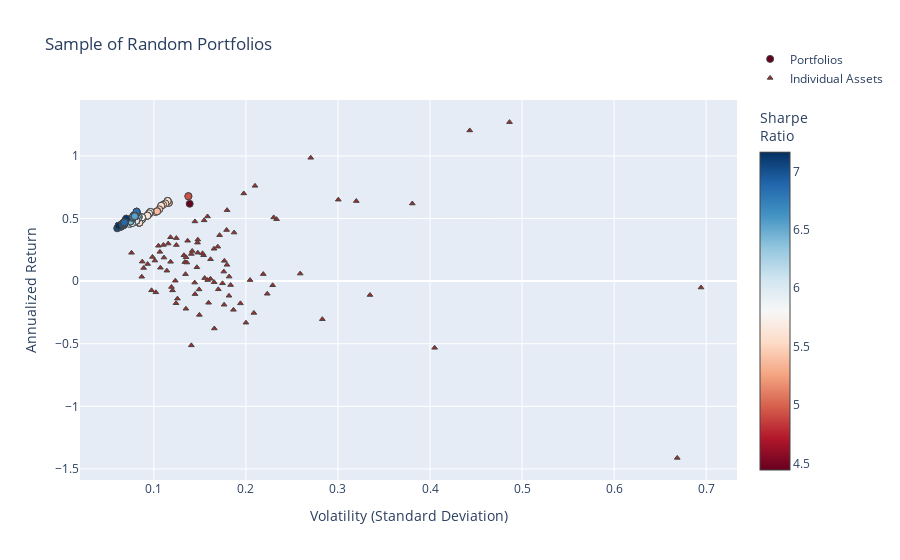

Notebook code cell kept with this figure:
### Code cell
fig = go.Figure()

fig.add_trace(go.Scatter(
    x=[p["variance"]**0.5 for p in total_portfolios],  # Convert variance to volatility
    y=[p["return"] for p in total_portfolios],
    mode='markers',
    marker=dict(
        color=[p["sharpe"] for p in total_portfolios],  # Sharpe Ratio
        showscale=True,
        size=7,
        line=dict(width=1),
        colorscale="RdBu",
        colorbar=dict(title="Sharpe<br>Ratio")
    ),
    hoverinfo='text',
    text=[
        f"Return: {p['return']:.3%}<br>Volatility: {p['variance']**0.5:.3f}<br>" +
        f"Sharpe Ratio: {p['return'] / (p['variance']**0.5):.3f}<br>" +
        "<br>".join([f"{p['tickers'][i]}: Weight={p['weights'][i]:.3f}" for i in range(len(p['tickers']))])
        for p in total_portfolios
    ],
    name="Portfolios"
))

fig.add_trace(go.Scatter(
    x=volatility,
    y=annualized_returns,
    mode='markers',
    hoverinfo='text',
    hovertext=[
        f"{name} <br>Volatility: {vol:.3f} <br>Returns: {ret:.3%} <br>Sharpe Ratio: {sr:.3f}"
        for name, vol, ret, sr in zip(names, volatility, annualized_returns, sharpe_ratios)
    ],
    marker=dict(
        color='brown',
        size=5,
        symbol='triangle-up',  # Sets the marker shape to a triangle
        line=dict(width=1)
    ),
    name="Individual Assets"
))

fig.update_layout(
    title='Sample of Random Portfolios',
    xaxis_title='Volatility (Standard Deviation)',
    yaxis_title='Annualized Return',
    legend=dict(y=5
    )
)


fig.show()

### Figure 1 — Plotly figure (JSON) as saved in the notebook; plotly's stock layout.template omitted (floating-point values rounded to 4 significant figures; data arrays with more than 128 entries replaced by an {"elided": "..."} marker saying what was removed)
{"data": [{"hoverinfo": "text", "marker": {"color": {"elided": "261 float values"}, "colorbar": {"title": {"text": "Sharpe<br>Ratio"}}, "colorscale": [[0, "rgb(103,0,31)"], [0.1, "rgb(178,24,43)"], [0.2, "rgb(214,96,77)"], [0.3, "rgb(244,165,130)"], [0.4, "rgb(253,219,199)"], [0.5, "rgb(247,247,247)"], [0.6, "rgb(209,229,240)"], [0.7, "rgb(146,197,222)"], [0.8, "rgb(67,147,195)"], [0.9, "rgb(33,102,172)"], [1, "rgb(5,48,97)"]], "line": {"width": 1}, "showscale": true, "size": 7}, "mode": "markers", "name": "Portfolios", "text": {"elided": "261 str values"}, "type": "scatter", "x": {"elided": "261 float values"}, "y": {"elided": "261 float values"}}, {"hoverinfo": "text", "hovertext": ["GM_Close <br>Volatility: 0.170 <br>Returns: -6.545% <br>Sharpe Ratio: 3.600", "GE_Close <br>Volatility: 0.166 <br>Returns: -37.831% <br>Sharpe Ratio: 4.149", "NFLX_Close <br>Volatility: 0.320 <br>Returns: 63.935% <br>Sharpe Ratio: 4.517", "PEP_Close <br>Volatility: 0.087 <br>Returns: 15.556% <br>Sharpe Ratio: 4.376", "ZBH_Close <br>Volatility: 0.176 <br>Returns: 7.620% <br>Sharpe Ratio: 4.401", "ETN_Close <br>Volatility: 0.141 <br>Returns: 21.693% <br>Sharpe Ratio: 5.040", "MCD_Close <br>Volatility: 0.145 <br>Returns: 47.674% <br>Sharpe Ratio: 5.040", "MDT_Close <br>Volatility: 0.114 <br>Returns: 8.328% <br>Sharpe Ratio: 5.040", "KO_Close <br>Volatility: 0.076 <br>Returns: 22.618% <br>Sharpe Ratio: 5.523", "IBM_Close <br>Volatility: 0.141 <br>Returns: -51.301% <br>Sharpe Ratio: 5.523", "GOOG_Close <br>Volatility: 0.169 <br>Returns: 27.511% <br>Sharpe Ratio: 5.508", "CMCSA_Close <br>Volatility: 0.154 <br>Returns: 20.680% <br>Sharpe Ratio: 5.508", "UA_Close <br>Volatility: 0.335 <br>Returns: -11.114% <br>Sharpe Ratio: 5.515", "LMT_Close <br>Volatility: 0.107 <br>Returns: 23.364% <br>Sharpe Ratio: 5.508", "META_Close <br>Volatility: 0.158 <br>Returns: 51.648% <br>Sharpe Ratio: 5.514", "CPB_Close <br>Volatility: 0.149 <br>Returns: -26.972% <br>Sharpe Ratio: 5.544", "ABT_Close <br>Volatility: 0.133 <br>Returns: 20.651% <br>Sharpe Ratio: 5.523", "EMR_Close <br>Volatility: 0.165 <br>Returns: -0.844% <br>Sharpe Ratio: 5.508", "NEE_Close <br>Volatility: 0.105 <br>Returns: 28.234% <br>Sharpe Ratio: 5.508", "K_Close <br>Volatility: 0.135 <br>Returns: -22.065% <br>Sharpe Ratio: 5.515", "V_Close <br>Volatility: 0.110 <br>Returns: 28.881% <br>Sharpe Ratio: 5.508", "AMD_Close <br>Volatility: 0.694 <br>Returns: -5.109% <br>Sharpe Ratio: 5.514", "AEP_Close <br>Volatility: 0.101 <br>Returns: 16.390% <br>Sharpe Ratio: 5.544", "TSLA_Close <br>Volatility: 0.381 <br>Returns: 61.965% <br>Sharpe Ratio: 5.814", "SYY_Close <br>Volatility: 0.155 <br>Returns: 2.406% <br>Sharpe Ratio: 5.850", "BMY_Close <br>Volatility: 0.182 <br>Returns: 3.607% <br>Sharpe Ratio: 5.850", "PFE_Close <br>Volatility: 0.098 <br>Returns: -7.335% <br>Sharpe Ratio: 5.814", "NVDA_Close <br>Volatility: 0.443 <br>Returns: 120.347% <br>Sharpe Ratio: 5.814", "COST_Close <br>Volatility: 0.194 <br>Returns: -17.769% <br>Sharpe Ratio: 5.814", "DE_Close <br>Volatility: 0.179 <br>Returns: 40.807% <br>Sharpe Ratio: 5.814", "QCOM_Close <br>Volatility: 0.182 <br>Returns: -11.696% <br>Sharpe Ratio: 5.814", "ACN_Close <br>Volatility: 0.147 <br>Returns: 11.058% <br>Sharpe Ratio: 5.831", "DHR_Close <br>Volatility: 0.126 <br>Returns: -13.996% <br>Sharpe Ratio: 5.814", "SYK_Close <br>Volatility: 0.116 <br>Returns: 29.992% <br>Sharpe Ratio: 5.842", "VZ_Close <br>Volatility: 0.175 <br>Returns: -1.752% <br>Sharpe Ratio: 5.814", "INTC_Close <br>Volatility: 0.144 <br>Returns: -1.191% <br>Sharpe Ratio: 5.814", "AMZN_Close <br>Volatility: 0.171 <br>Returns: 36.711% <br>Sharpe Ratio: 5.814", "DIS_Close <br>Volatility: 0.123 <br>Returns: 0.346% <br>Sharpe Ratio: 5.814", "NKE_Close <br>Volatility: 0.259 <br>Returns: 6.009% <br>Sharpe Ratio: 5.814", "SRE_Close <br>Volatility: 0.107 <br>Returns: 10.690% <br>Sharpe Ratio: 5.814", "HON_Close <br>Volatility: 0.099 <br>Returns: 19.309% <br>Sharpe Ratio: 5.814", "REGN_Close <br>Volatility: 0.300 <br>Returns: 65.057% <br>Sharpe Ratio: 5.814", "SO_Close <br>Volatility: 0.102 <br>Returns: -8.956% <br>Sharpe Ratio: 5.977", "PG_Close <br>Volatility: 0.087 <br>Returns: 3.502% <br>Sharpe Ratio: 5.994", "PM_Close <br>Volatility: 0.135 <br>Returns: 19.081% <br>Sharpe Ratio: 5.994", "BSX_Close <br>Volatility: 0.134 <br>Returns: 15.214% <br>Sharpe Ratio: 5.977", "SNAP_Close <br>Volatility: 0.669 <br>Returns: -141.181% <br>Sharpe Ratio: 5.977", "F_Close <br>Volatility: 0.186 <br>Returns: -22.923% <br>Sharpe Ratio: 5.977", "WMT_Close <br>Volatility: 0.148 <br>Returns: 33.100% <br>Sharpe Ratio: 5.977", "TMO_Close <br>Volatility: 0.142 <br>Returns: 24.099% <br>Sharpe Ratio: 5.977", "CVX_Close <br>Volatility: 0.149 <br>Returns: -6.629% <br>Sharpe Ratio: 5.991", "TXN_Close <br>Volatility: 0.179 <br>Returns: 13.001% <br>Sharpe Ratio: 5.977", "GOOGL_Close <br>Volatility: 0.165 <br>Returns: 25.843% <br>Sharpe Ratio: 5.994", "RDY_Close <br>Volatility: 0.283 <br>Returns: -30.416% <br>Sharpe Ratio: 5.977", "WFC_Close <br>Volatility: 0.176 <br>Returns: -18.838% <br>Sharpe Ratio: 5.977", "BAC_Close <br>Volatility: 0.223 <br>Returns: -10.107% <br>Sharpe Ratio: 5.977", "GIS_Close <br>Volatility: 0.124 <br>Returns: -17.660% <br>Sharpe Ratio: 5.977", "BTI_Close <br>Volatility: 0.204 <br>Returns: 0.821% <br>Sharpe Ratio: 5.977", "GILD_Close <br>Volatility: 0.153 <br>Returns: 22.185% <br>Sharpe Ratio: 6.027", "RMD_Close <br>Volatility: 0.177 <br>Returns: 16.205% <br>Sharpe Ratio: 5.994", "BIIB_Close <br>Volatility: 0.229 <br>Returns: -3.324% <br>Sharpe Ratio: 5.977", "T_Close <br>Volatility: 0.145 <br>Returns: -10.384% <br>Sharpe Ratio: 5.977", "CRM_Close <br>Volatility: 0.148 <br>Returns: 22.729% <br>Sharpe Ratio: 5.977", "UNH_Close <br>Volatility: 0.118 <br>Returns: 35.013% <br>Sharpe Ratio: 5.977", "JNJ_Close <br>Volatility: 0.111 <br>Returns: 18.793% <br>Sharpe Ratio: 5.977", "HD_Close <br>Volatility: 0.134 <br>Returns: 5.554% <br>Sharpe Ratio: 5.991", "ORCL_Close <br>Volatility: 0.187 <br>Returns: 38.781% <br>Sharpe Ratio: 5.977", "XOM_Close <br>Volatility: 0.120 <br>Returns: -7.396% <br>Sharpe Ratio: 5.994", "EXC_Close <br>Volatility: 0.136 <br>Returns: 14.814% <br>Sharpe Ratio: 5.977", "AAPL_Close <br>Volatility: 0.162 <br>Returns: 17.462% <br>Sharpe Ratio: 5.977", "CAT_Close <br>Volatility: 0.233 <br>Returns: 49.457% <br>Sharpe Ratio: 5.977", "MS_Close <br>Volatility: 0.219 <br>Returns: 5.606% <br>Sharpe Ratio: 5.977", "KR_Close <br>Volatility: 0.405 <br>Returns: -53.258% <br>Sharpe Ratio: 5.977", "MSFT_Close <br>Volatility: 0.137 <br>Returns: 32.231% <br>Sharpe Ratio: 6.027", "JPM_Close <br>Volatility: 0.162 <br>Returns: 1.822% <br>Sharpe Ratio: 5.977", "RTX_Close <br>Volatility: 0.093 <br>Returns: 13.645% <br>Sharpe Ratio: 5.977", "GS_Close <br>Volatility: 0.209 <br>Returns: -25.385% <br>Sharpe Ratio: 5.977", "ABBV_Close <br>Volatility: 0.124 <br>Returns: 28.825% <br>Sharpe Ratio: 5.977", "BABA_Close <br>Volatility: 0.270 <br>Returns: 98.505% <br>Sharpe Ratio: 5.977", "BA_Close <br>Volatility: 0.198 <br>Returns: 70.035% <br>Sharpe Ratio: 5.977", "MMM_Close <br>Volatility: 0.118 <br>Returns: 15.425% <br>Sharpe Ratio: 6.018", "ADBE_Close <br>Volatility: 0.155 <br>Returns: 48.534% <br>Sharpe Ratio: 6.025", "MO_Close <br>Volatility: 0.200 <br>Returns: -33.192% <br>Sharpe Ratio: 5.977", "PYPL_Close <br>Volatility: 0.210 <br>Returns: 76.095% <br>Sharpe Ratio: 5.977", "CSCO_Close <br>Volatility: 0.159 <br>Returns: -17.299% <br>Sharpe Ratio: 6.238", "VRTX_Close <br>Volatility: 0.486 <br>Returns: 126.996% <br>Sharpe Ratio: 6.139", "AMGN_Close <br>Volatility: 0.183 <br>Returns: -3.148% <br>Sharpe Ratio: 6.127", "MA_Close <br>Volatility: 0.124 <br>Returns: 34.348% <br>Sharpe Ratio: 6.127", "MRK_Close <br>Volatility: 0.119 <br>Returns: -4.687% <br>Sharpe Ratio: 6.127", "EW_Close <br>Volatility: 0.230 <br>Returns: 50.893% <br>Sharpe Ratio: 6.238", "SAP_Close <br>Volatility: 0.147 <br>Returns: 30.726% <br>Sharpe Ratio: 6.139", "ISRG_Close <br>Volatility: 0.180 <br>Returns: 56.678% <br>Sharpe Ratio: 6.127", "DUK_Close <br>Volatility: 0.089 <br>Returns: 10.492% <br>Sharpe Ratio: 6.127", "LLY_Close <br>Volatility: 0.158 <br>Returns: 0.828% <br>Sharpe Ratio: 6.127"], "marker": {"color": "brown", "line": {"width": 1}, "size": 5, "symbol": "triangle-up"}, "mode": "markers", "name": "Individual Assets", "type": "scatter", "x": [0.17, 0.1657, 0.3199, 0.08737, 0.176, 0.1407, 0.1446, 0.1141, 0.07573, 0.1407, 0.1694, 0.1541, 0.3348, 0.1066, 0.1583, 0.1495, 0.1327, 0.1655, 0.105, 0.1348, 0.1104, 0.6944, 0.1011, 0.3808, 0.1552, 0.1818, 0.09751, 0.4432, 0.1941, 0.179, 0.1816, 0.1467, 0.1256, 0.1156, 0.1746, 0.1444, 0.1714, 0.1233, 0.259, 0.1071, 0.09851, 0.3004, 0.1022, 0.08685, 0.135, 0.1336, 0.6686, 0.1865, 0.1478, 0.1417, 0.1492, 0.1794, 0.1653, 0.283, 0.1763, 0.2232, 0.1241, 0.2045, 0.1529, 0.1766, 0.2291, 0.1447, 0.1477, 0.1181, 0.111, 0.1344, 0.1872, 0.1203, 0.1359, 0.1616, 0.2333, 0.2189, 0.405, 0.1367, 0.1615, 0.09322, 0.2086, 0.1244, 0.2704, 0.1977, 0.1182, 0.1546, 0.2, 0.2099, 0.1594, 0.4864, 0.1834, 0.1244, 0.1191, 0.2302, 0.1474, 0.1795, 0.08891, 0.1584], "y": [-0.06545, -0.3783, 0.6393, 0.1556, 0.0762, 0.2169, 0.4767, 0.08328, 0.2262, -0.513, 0.2751, 0.2068, -0.1111, 0.2336, 0.5165, -0.2697, 0.2065, -0.008445, 0.2823, -0.2206, 0.2888, -0.05109, 0.1639, 0.6196, 0.02406, 0.03607, -0.07335, 1.203, -0.1777, 0.4081, -0.117, 0.1106, -0.14, 0.2999, -0.01752, -0.01191, 0.3671, 0.003455, 0.06009, 0.1069, 0.1931, 0.6506, -0.08956, 0.03502, 0.1908, 0.1521, -1.412, -0.2292, 0.331, 0.241, -0.06629, 0.13, 0.2584, -0.3042, -0.1884, -0.1011, -0.1766, 0.008211, 0.2219, 0.1621, -0.03324, -0.1038, 0.2273, 0.3501, 0.1879, 0.05554, 0.3878, -0.07396, 0.1481, 0.1746, 0.4946, 0.05606, -0.5326, 0.3223, 0.01822, 0.1365, -0.2539, 0.2883, 0.9851, 0.7003, 0.1543, 0.4853, -0.3319, 0.761, -0.173, 1.27, -0.03148, 0.3435, -0.04687, 0.5089, 0.3073, 0.5668, 0.1049, 0.008279]}], "layout": {"legend": {"y": 5}, "title": {"text": "Sample of Random Portfolios"}, "xaxis": {"title": {"text": "Volatility (Standard Deviation)"}}, "yaxis": {"title": {"text": "Annualized Return"}}}}
